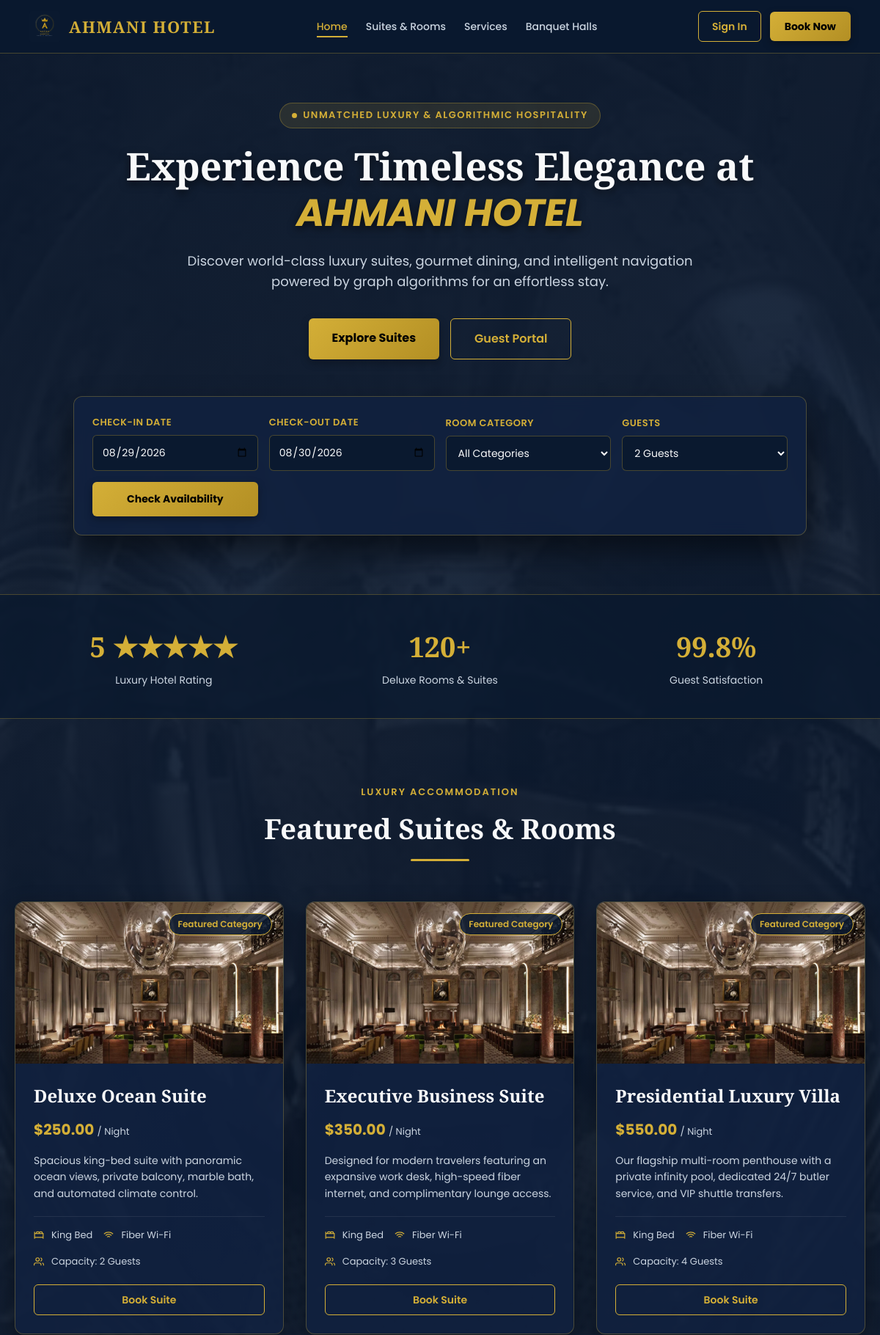
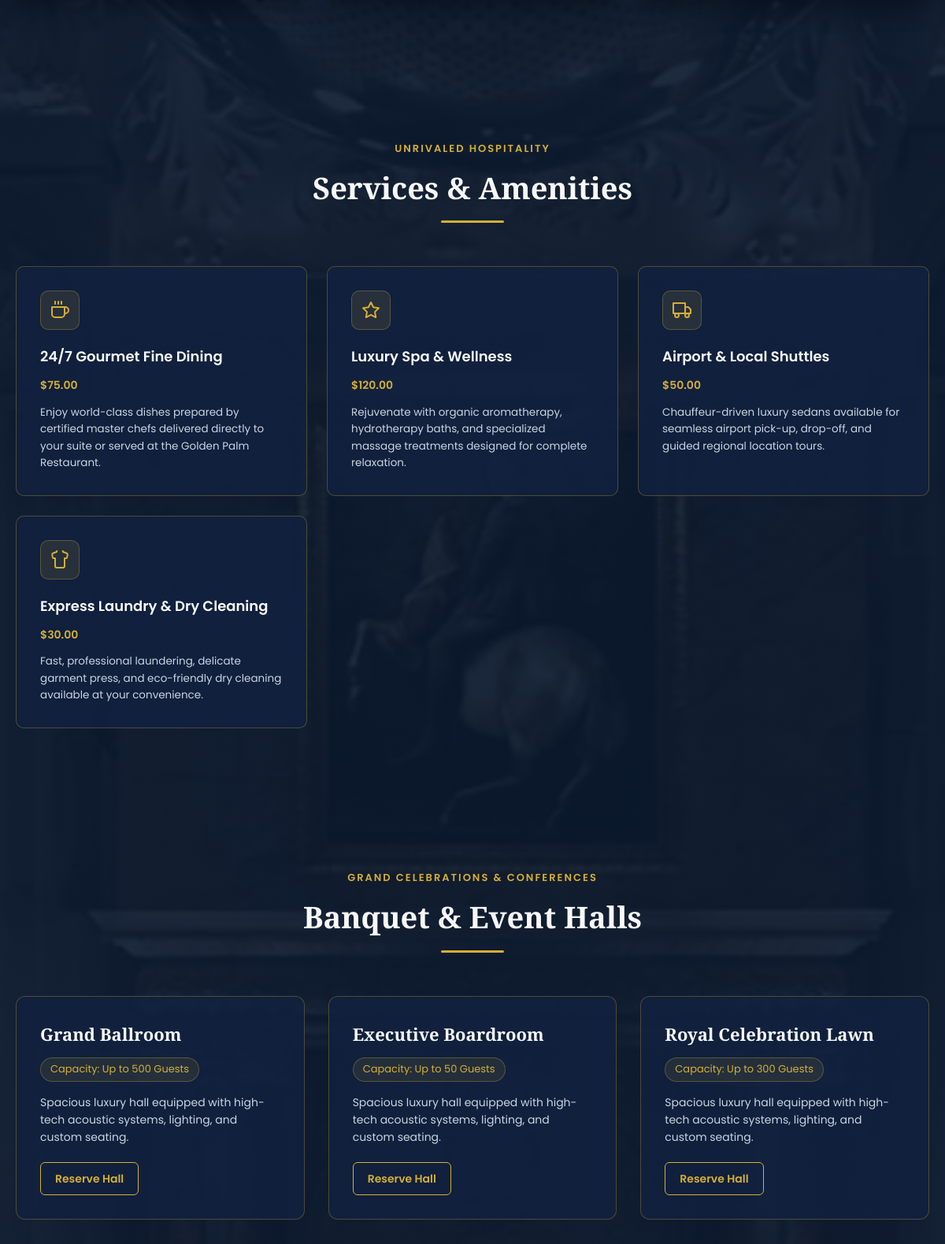
The page / (upper part) on the database its author committed (2 pictures, top to bottom).
### tables this page shows
CREATE TABLE `room_types` (
  `room_type_id` int(11) NOT NULL,
  `type_name` varchar(50) NOT NULL,
  `description` text DEFAULT NULL,
  `base_price` decimal(10,2) NOT NULL,
  `max_capacity` int(11) NOT NULL,
  `created_at` timestamp NOT NULL DEFAULT current_timestamp()
);

CREATE TABLE `services` (
  `service_id` int(11) NOT NULL,
  `service_name` varchar(100) NOT NULL,
  `description` text DEFAULT NULL,
  `price` decimal(10,2) NOT NULL,
  `status` enum('Available','Unavailable') DEFAULT 'Available',
  `created_at` timestamp NOT NULL DEFAULT current_timestamp()
);

CREATE TABLE `halls` (
  `hall_id` int(11) NOT NULL,
  `hall_name` varchar(100) NOT NULL,
  `capacity` int(11) NOT NULL
);

### index.php (the view, shortened to what this page needs)
<?php
require_once 'db.php';
$is_logged_in = isset($_SESSION['username']);
$user_name = $is_logged_in ? $_SESSION['username'] : '';
$dashboard_link = "login.php";
$check_in_val = '';
$check_out_val = '';
$selected_guests = 2;
function getServiceIconSvg($service_name)
{
	$name = strtolower($service_name);
	if (strpos($name, 'dine') !== false || strpos($name, 'food') !== false || strpos($name, 'breakfast') !== false || strpos($name, 'restaurant') !== false || strpos($name, 'dining') !== false) {
		return '<svg width="24" height="24" viewBox="0 0 24 24" fill="none" stroke="var(--accent-gold)" stroke-width="2" stroke-linecap="round" stroke-linejoin="round"><path d="M18 8h1a4 4 0 0 1 0 8h-1M2 8h16v9a4 4 0 0 1-4 4H6a4 4 0 0 1-4-4V8zM6 1v3M10 1v3M14 1v3"/></svg>';
	} elseif (strpos($name, 'spa') !== false || strpos($name, 'massage') !== false || strpos($name, 'wellness') !== false) {
		return '<svg width="24" height="24" viewBox="0 0 24 24" fill="none" stroke="var(--accent-gold)" stroke-width="2" stroke-linecap="round" stroke-linejoin="round"><path d="M12 2l3.09 6.26L22 9.27l-5 4.87 1.18 6.88L12 17.77l-6.18 3.25L7 14.14 2 9.27l6.91-1.01L12 2z"/></svg>';
	} elseif (strpos($name, 'trans') !== false || strpos($name, 'shuttle') !== false || strpos($name, 'car') !== false || strpos($name, 'airport') !== false || strpos($name, 'cab') !== false) {
		return '<svg width="24" height="24" viewBox="0 0 24 24" fill="none" stroke="var(--accent-gold)" stroke-width="2" stroke-linecap="round" stroke-linejoin="round"><rect x="1" y="3" width="15" height="13"/><polygon points="16 8 20 8 23 11 23 16 16 16 16 8"/><circle cx="5.5" cy="18.5" r="2.5"/><circle cx="18.5" cy="18.5" r="2.5"/></svg>';
	} elseif (strpos($name, 'wifi') !== false || strpos($name, 'internet') !== false || strpos($name, 'net') !== false) {
		return '<svg width="24" height="24" viewBox="0 0 24 24" fill="none" stroke="var(--accent-gold)" stroke-width="2" stroke-linecap="round" stroke-linejoin="round"><path d="M5 12.55a11 11 0 0 1 14.08 0M1.42 9a16 16 0 0 1 21.16 0M8.53 16.11a6 6 0 0 1 6.95 0M12 20h.01"/></svg>';
	} elseif (strpos($name, 'gym') !== false || strpos($name, 'fit') !== false) {
		return '<svg width="24" height="24" viewBox="0 0 24 24" fill="none" stroke="var(--accent-gold)" stroke-width="2" stroke-linecap="round" stroke-linejoin="round"><path d="M6.5 6.5h11M6.5 17.5h11M2 12h20M4 9v6M20 9v6"/></svg>';
	} elseif (strpos($name, 'laundry') !== false || strpos($name, 'clean') !== false || strpos($name, 'wash') !== false) {
		return '<svg width="24" height="24" viewBox="0 0 24 24" fill="none" stroke="var(--accent-gold)" stroke-width="2" stroke-linecap="round" stroke-linejoin="round"><path d="M20.38 3.46L16 2a4 4 0 00-8 0L3.62 3.46a2 2 0 00-1.34 2.23l.58 3.47a1 1 0 00.99.84H6v10a2 2 0 002 2h8a2 2 0 002-2V10h2.15a1 1 0 00.99-.84l.58-3.47a2 2 0 00-1.34-2.23z"/></svg>';
	}
}
?>
<!DOCTYPE html>
<html lang="en">
<head>
	<link rel="stylesheet" href="index.css">
</head>
<body>
	<nav class="navbar">
		<a href="index.php" class="navbar-brand">
			<img src="logo.svg" alt="AHMANI HOTEL Logo">
			<span class="brand-title">AHMANI HOTEL</span>
		</a>
		<ul class="nav-menu" id="navMenu">
			<li><a href="#home" class="nav-link active">Home</a></li>
			<li><a href="#rooms" class="nav-link">Suites &amp; Rooms</a></li>
			<li><a href="#services" class="nav-link">Services</a></li>
			<li><a href="#halls" class="nav-link">Banquet Halls</a></li>
		</ul>
		<div class="nav-actions">
			<?php if ($is_logged_in): ?>
				<span class="user-welcome-tag"><svg width="14" height="14" viewBox="0 0 24 24" fill="none"
						stroke="var(--accent-gold)" stroke-width="2" style="vertical-align:-2px; margin-right:4px;">
						<path d="M20 21v-2a4 4 0 0 0-4-4H8a4 4 0 0 0-4 4v2" />
						<circle cx="12" cy="7" r="4" />
					</svg><?php echo htmlspecialchars($user_name); ?></span>
				<a href="<?php echo $dashboard_link; ?>" class="btn-primary">Dashboard</a>
				<a href="logout.php" class="btn-outline">Logout</a>
			<?php else: ?>
				<a href="login.php" class="btn-outline">Sign In</a>
				<a href="login.php" class="btn-primary">Book Now</a>
			<?php endif; ?>
		</div>
	</nav>
	<section class="hero-section" id="home">
		<div class="hero-badge"><span
				style="display:inline-block; width:7px; height:7px; background:var(--accent-gold); border-radius:50%; margin-right:8px; vertical-align:middle;"></span>Unmatched
			Luxury &amp; Algorithmic Hospitality</div>
		<h1 class="hero-title">Experience Timeless Elegance at <span>AHMANI HOTEL</span></h1>
		<p class="hero-subtitle">Discover world-class luxury suites, gourmet dining, and intelligent navigation powered
			by graph algorithms for an effortless stay.</p>
		<div class="hero-buttons">
			<a href="#rooms" class="btn-primary" style="padding: 14px 32px; font-size: 16px;">Explore Suites</a>
			<a href="<?php echo $dashboard_link; ?>" class="btn-outline"
				style="padding: 14px 32px; font-size: 16px;">Guest Portal</a>
		</div>
		<div class="hero-search-container">
			<form action="#availability-results" method="POST" class="hero-search-grid">
				<div class="search-group">
					<label>Check-In Date</label>
					<input type="date" name="check_in_date" required id="checkInDate"
						value="<?php echo htmlspecialchars($check_in_val); ?>">
				</div>
				<div class="search-group">
					<label>Check-Out Date</label>
					<input type="date" name="check_out_date" required id="checkOutDate"
						value="<?php echo htmlspecialchars($check_out_val); ?>">
				</div>
				<div class="search-group">
					<label>Room Category</label>
					<select name="room_category">
						<option value="">All Categories</option>
					</select>
				</div>
				<div class="search-group">
					<label>Guests</label>
					<select name="guest_count">
						<option value="2" <?php echo ($selected_guests === 2) ? 'selected' : ''; ?>>2 Guests</option>
					</select>
				</div>
				<button type="submit" name="check_availability_btn" class="btn-primary"
					style="width:100%; padding:13px;">Check Availability</button>
			</form>
		</div>
	</section>
	<section class="stats-section">
		<div class="stats-container">
			<div>
				<div class="stat-number">5 ★★★★★</div>
				<div class="stat-label">Luxury Hotel Rating</div>
			</div>
			<div>
				<div class="stat-number">120+</div>
				<div class="stat-label">Deluxe Rooms &amp; Suites</div>
			</div>
			<div>
				<div class="stat-number">99.8%</div>
				<div class="stat-label">Guest Satisfaction</div>
			</div>
		</div>
	</section>
	<section class="section" id="rooms">
		<div class="section-header">
			<span class="section-tag">Luxury Accommodation</span>
			<h2 class="main-title">Featured Suites &amp; Rooms</h2>
		</div>
		<div class="rooms-grid">
			<?php
			$sql = "SELECT * FROM room_types";
			$result = mysqli_query($conn, $sql);
			while ($row = mysqli_fetch_assoc($result)) {
				?>
				<div class="room-card">
					<div class="room-img-container">
						<img src="hotel_bg.jpg" alt="<?php echo htmlspecialchars($row['type_name']); ?>" class="room-img">
						<span class="room-badge">Featured Category</span>
					</div>
					<div class="room-body">
						<h3 class="room-name"><?php echo htmlspecialchars($row['type_name']); ?></h3>
						<div class="room-price">$<?php echo number_format($row['base_price'], 2); ?> <span>/ Night</span>
						</div>
						<p class="room-desc"><?php echo htmlspecialchars($row['description']); ?></p>
						<div class="room-amenities">
							<div class="amenity-item"><svg width="14" height="14" viewBox="0 0 24 24" fill="none"
									stroke="var(--accent-gold)" stroke-width="2" style="margin-right:4px;">
									<path
										d="M2 4v16M2 8h20v12M2 17h20M6 8V6a2 2 0 0 1 2-2h3a2 2 0 0 1 2 2v2M13 8V6a2 2 0 0 1 2-2h3a2 2 0 0 1 2 2v2" />
								</svg> King Bed</div>
							<div class="amenity-item"><svg width="14" height="14" viewBox="0 0 24 24" fill="none"
									stroke="var(--accent-gold)" stroke-width="2" style="margin-right:4px;">
									<path
										d="M5 12.55a11 11 0 0 1 14.08 0M1.42 9a16 16 0 0 1 21.16 0M8.53 16.11a6 6 0 0 1 6.95 0M12 20h.01" />
								</svg> Fiber Wi-Fi</div>
							<div class="amenity-item"><svg width="14" height="14" viewBox="0 0 24 24" fill="none"
									stroke="var(--accent-gold)" stroke-width="2" style="margin-right:4px;">
									<path d="M17 21v-2a4 4 0 0 0-4-4H5a4 4 0 0 0-4 4v2" />
									<circle cx="9" cy="7" r="4" />
									<path d="M23 21v-2a4 4 0 0 0-3-3.87" />
									<path d="M16 3.13a4 4 0 0 1 0 7.75" />
								</svg> Capacity: <?php echo $row['max_capacity']; ?> Guests</div>
						</div>
						<a href="login.php" class="btn-outline" style="text-align:center;">Book Suite</a>
					</div>
				</div>
			<?php } ?>
		</div>
	</section>
	<section class="section" id="services">
		<div class="section-header">
			<span class="section-tag">Unrivaled Hospitality</span>
			<h2 class="main-title">Services &amp; Amenities</h2>
		</div>
		<div class="services-grid">
			<?php
			$sql = "SELECT * FROM services WHERE status = 'Available'";
			$result = mysqli_query($conn, $sql);
			while ($row = mysqli_fetch_assoc($result)) {
				?>
				<div class="service-card">
					<div class="service-icon">
						<?php echo getServiceIconSvg($row['service_name']); ?>
					</div>
					<h3 class="service-title"><?php echo htmlspecialchars($row['service_name']); ?></h3>
					<div class="service-price">$<?php echo number_format($row['price'], 2); ?></div>
					<p class="service-desc"><?php echo htmlspecialchars($row['description']); ?></p>
				</div>
			<?php } ?>
		</div>
	</section>
	<section class="section" id="halls">
		<div class="section-header">
			<span class="section-tag">Grand Celebrations &amp; Conferences</span>
			<h2 class="main-title">Banquet &amp; Event Halls</h2>
		</div>
		<div class="halls-grid">
			<?php
			$sql = "SELECT * FROM halls";
			$result = mysqli_query($conn, $sql);
			while ($row = mysqli_fetch_assoc($result)) {
				?>
				<div class="hall-card">
					<h3 class="hall-name"><?php echo htmlspecialchars($row['hall_name']); ?></h3>
					<span class="hall-capacity">Capacity: Up to <?php echo $row['capacity']; ?> Guests</span>
					<p style="color:var(--text-muted); font-size:14px; margin-bottom:20px;">Spacious luxury hall equipped
						with high-tech acoustic systems, lighting, and custom seating.</p>
					<a href="login.php" class="btn-outline" style="display:inline-block;">Reserve Hall</a>
				</div>
			<?php } ?>
		</div>
	</section>
</body>
</html>

### rows shown on the page
room_types: type_name "Deluxe Ocean Suite", base_price "250.00", description "Spacious king-bed suite with panoramic ocean views, private balcony, marble bath, and automated climate control.", max_capacity "2"
room_types: type_name "Executive Business Suite", base_price "350.00", description "Designed for modern travelers featuring an expansive work desk, high-speed fiber internet, and complimentary lounge access.", max_capacity "3"
room_types: type_name "Presidential Luxury Villa", base_price "550.00", description "Our flagship multi-room penthouse with a private infinity pool, dedicated 24/7 butler service, and VIP shuttle transfers.", max_capacity "4"
services: service_name "24/7 Gourmet Fine Dining", price "75.00", description "Enjoy world-class dishes prepared by certified master chefs delivered directly to your suite or served at the Golden Palm Restaurant."
services: service_name "Luxury Spa & Wellness", price "120.00", description "Rejuvenate with organic aromatherapy, hydrotherapy baths, and specialized massage treatments designed for complete relaxation."
services: service_name "Airport & Local Shuttles", price "50.00", description "Chauffeur-driven luxury sedans available for seamless airport pick-up, drop-off, and guided regional location tours."
services: service_name "Express Laundry & Dry Cleaning", price "30.00", description "Fast, professional laundering, delicate garment press, and eco-friendly dry cleaning available at your convenience."
halls: hall_name "Grand Ballroom", capacity "500"
halls: hall_name "Executive Boardroom", capacity "50"
halls: hall_name "Royal Celebration Lawn", capacity "300"
